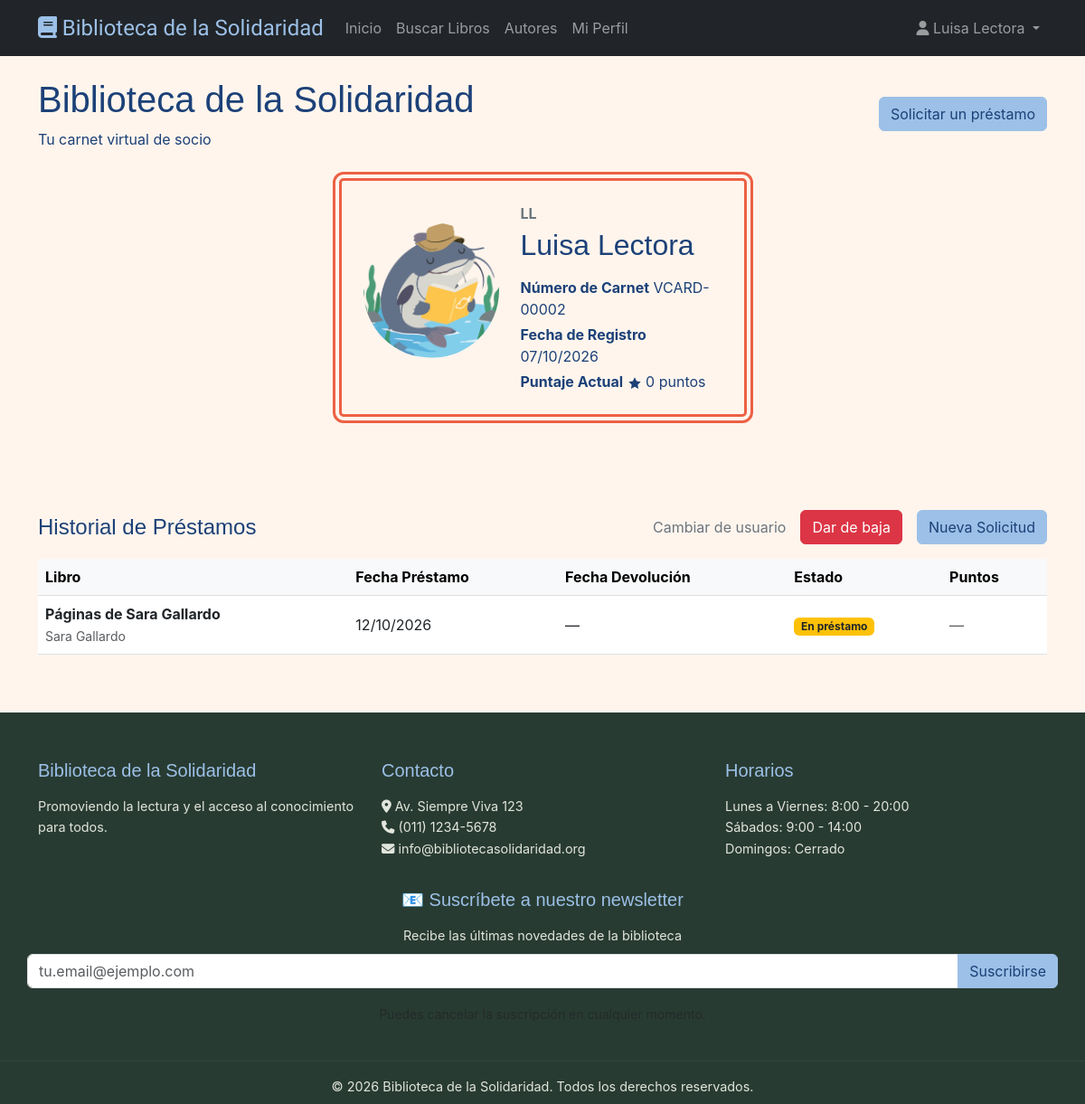
Page /users/carnet/ (signed in) on the committed database.
### apps/users/models.py (models this page shows, shortened)
class User(AbstractUser):
    ROLES = (
        ('reader', 'Lector'),
        ('librarian', 'Bibliotecario'),
        ('admin', 'Administrador')
    )
    role = models.CharField(max_length=10, choices=ROLES, default='reader')
    dni = models.CharField(
            max_length=20,
            unique=True,
            validators=[validate_dni],
            help_text="Formato: 12345678 o 12.345.678"
        )
    address = models.TextField()
    phone = models.CharField(max_length=20)
    score = models.FloatField(default=5.0)
    is_active_member = models.BooleanField(default=True)
    suspension_end_date = models.DateField(null=True, blank=True)
    class Meta:
        db_table = 'users'
        verbose_name = 'Usuario'
        verbose_name_plural = 'Usuarios'

class UserProfile(models.Model):
    user = models.OneToOneField(User, on_delete=models.CASCADE, related_name='profile')
    virtual_card_id = models.CharField(max_length=50, unique=True)
    registration_date = models.DateTimeField(auto_now_add=True)
    profile_picture = models.CharField(max_length=255, choices=AVATAR_CHOICES, default=random_avatar)
    favorite_categories = models.ManyToManyField('books.Category')
    favorite_books = models.ManyToManyField('books.Book', blank=True)
    newsletter_subscribed = models.BooleanField(default=True)
    profile_picture = models.ImageField(null=True, blank=True, choices=AVATAR_CHOICES, default=random_avatar)
    fecha_nacimiento = models.DateField(null=True, blank=True)
    class Meta:
        db_table = 'user_profiles'
        verbose_name = 'Perfil de Usuario'
        verbose_name_plural = 'Perfiles de Usuario'

### apps/loans/models.py (models this page shows, shortened)
class Loan(models.Model):
    LOAN_TYPES = (
        ('normal', 'Normal (15 días)'),
        ('express', 'Express (3 días)'),
        ('summer', 'Verano (2 meses)'),
    )
    objects = LoanQuerySet.as_manager()
    LOAN_DURATION = {
        'normal': 15,
        'express': 3,
        'summer': 60,
    }
    user = models.ForeignKey(User, on_delete=models.CASCADE, related_name='loans')
    book = models.ForeignKey('books.Book', on_delete=models.CASCADE, related_name='loans')
    stock_item = models.ForeignKey(
        'books.BookStock',
        on_delete=models.SET_NULL,
        null=True,
        blank=True,
        related_name='loans',
    )
    loan_type = models.CharField(max_length=10, choices=LOAN_TYPES, default='normal')
    loan_date = models.DateField(auto_now_add=True)
    due_date = models.DateField()
    return_date = models.DateField(null=True, blank=True)
    status = models.CharField(max_length=20, choices=(
        ('active', 'Activo'),
        ('returned', 'Devuelto'),
        ('overdue', 'Vencido'),
        ('lost', 'Perdido'),
    ), default='active')
    renewal_count = models.IntegerField(default=0)
    max_renewals = models.IntegerField(default=2)
    class Meta:
        db_table = 'loans'
        verbose_name = 'Préstamo'
        verbose_name_plural = 'Préstamos'
        indexes = [
            models.Index(fields=['user', 'status']),
            models.Index(fields=['status', '-due_date']),
            models.Index(fields=['return_date']),
        ]

### apps/books/models.py (models this page shows, shortened)
class Book(models.Model):
    openlibrary_id = models.CharField(
        max_length=50, unique=True, blank=True, null=True, db_index=True
    )
    title = models.CharField(max_length=500, db_index=True)
    authors = models.ManyToManyField(Author, related_name='books', blank=True)
    publish_date = models.CharField(max_length=100, blank=True)
    description = models.TextField(blank=True)
    number_of_pages = models.IntegerField(blank=True, null=True)
    isbn = models.ManyToManyField(ISBN, related_name='books', blank=True)
    cover_url = models.URLField(blank=True)
    categories = models.ManyToManyField(Category, related_name='books')
    stock = models.IntegerField(default=0)
    available = models.BooleanField(default=True)
    created_at = models.DateTimeField(auto_now_add=True)
    updated_at = models.DateTimeField(auto_now=True)
    objects = BookQuerySet.as_manager()
    class Meta:
        db_table = 'books'
        verbose_name = 'Libro'
        verbose_name_plural = 'Libros'
        indexes = [
            models.Index(fields=['title']),
            models.Index(fields=['-created_at']),
            models.Index(fields=['available', 'stock']),
        ]
    def get_authors_display(self):
        return ', '.join(self.authors.values_list('name', flat=True))

### apps/users/views.py (the view)
# urls.py: path('carnet/', CarnetView.as_view(), name='virtual_card'),
class CarnetView(LoginRequiredMixin, DetailView):
    model = UserProfile
    template_name = 'users/carnet-virtual.html'
    context_object_name = 'profile'
    def get_object(self):
        return get_object_or_404(
            UserProfile.objects.select_related('user'),
            user=self.request.user,
        )
    def get_context_data(self, **kwargs):
        ctx = super().get_context_data(**kwargs)
        profile = self.object
        user = profile.user
        loans = list(
            Loan.objects
            .filter(user=user)
            .select_related('book')
            .prefetch_related('book__authors')
            .order_by('-loan_date')
        )
        total_points = 0
        for loan in loans:
            loan.points = calculate_loan_points(loan)
            total_points += loan.points
        active_loans = [l for l in loans if l.status == 'active']
        past_loans = [l for l in loans if l.status != 'active']
        ctx.update({
            'user': user,
            'loans': loans,
            'active_loans': active_loans,
            'past_loans': past_loans,
            'total_points': total_points,
            'loans_count': len(loans),
            'active_loans_count': len(active_loans),
        })
        return ctx

### templates/users/carnet-virtual.html (shortened to what this page needs)
{% extends 'base.html' %}
{% load static %}
{% block content %}
<div class="container py-4">
    <header class="mb-4 d-flex justify-content-between align-items-center">
        <div>
            <h1>Biblioteca de la Solidaridad</h1>
            <p class="subtitle mb-0">Tu carnet virtual de socio</p>
        </div>
        <div>
            <a href="{% url 'loans' %}" class="btn btn-primary">
                Solicitar un préstamo
            </a>
        </div>
    </header>
    <div class="d-flex justify-content-center">
    <main class="card-carnet-container p-4 mb-5 col-lg-5" style="border: 10px double var(--orange); border-radius: 12px; background-color: var(--white);">
        <div class="carnet row align-items-center">
            <div class="col-auto text-center">
                {% if user.profile.profile_picture %}
                    <img src="{% static user.profile.profile_picture %}" alt="Avatar de {{ user.get_full_name }}" class="avatar rounded-circle mb-3" style="width: 150px; height: 150px; object-fit: cover;">
                {% else %}
                    <div class="avatar avatar-placeholder">
                        {{ user.first_name|first|upper }}{{ user.last_name|first|upper }}
                    </div>
                {% endif %}
            </div>
            <div class="user-info col">
                <div class="text-secondary fw-bold mb-1">
                    {{ user.first_name|first|upper }}{{ user.last_name|first|upper }}
                </div>
                <h2 class="user-name">{{ user.get_full_name|default:user.username }}</h2>
                <div class="user-details mt-3">
                    <div class="detail-item mb-1">
                        <span class="detail-label fw-bold">Número de Carnet</span>
                        <span class="detail-value">{{ profile.virtual_card_id|default:"—" }}</span>
                    </div>
                    <div class="detail-item mb-1">
                        <span class="detail-label fw-bold">Fecha de Registro</span>
                        <span class="detail-value">{{ user.date_joined|date:"d/m/Y" }}</span>
                    </div>
                    <div class="detail-item">
                        <span class="detail-label fw-bold">Puntaje Actual</span>
                        <span class="puntaje">
                            <svg width="16" height="16" viewBox="0 0 24 24" fill="none">
                                <path d="M12 2L15.09 8.26L22 9.27L17 14.14L18.18 21.02L12 17.77L5.82 21.02L7 14.14L2 9.27L8.91 8.26L12 2Z" fill="currentColor"/>
                            </svg>
                            {{ total_points }} puntos
                        </span>
                    </div>
                </div>
            </div>
        </div>
    </main></div>
    <section class="history-section mt-5">
        <div class="section-header d-flex justify-content-between align-items-center mb-3">
            <h2 class="h4 mb-0">Historial de Préstamos</h2>
            <div class="d-flex align-items-center gap-3">
                <a href="{% url 'logout' %}" class="text-decoration-none text-secondary">Cambiar de usuario</a>
                <button type="button" class="btn btn-danger" data-bs-toggle="modal" data-bs-target="#bajaModal">
                    Dar de baja
                </button>
                <a href="{% url 'loans' %}" class="btn btn-primary">Nueva Solicitud</a>
            </div>
        </div>
        {% if loans %}
            <div class="table-responsive">
                <table class="table table-hover align-middle">
                    <thead class="table-light">
                        <tr>
                            <th>Libro</th>
                            <th>Fecha Préstamo</th>
                            <th>Fecha Devolución</th>
                            <th>Estado</th>
                            <th>Puntos</th>
                        </tr>
                    </thead>
                    <tbody>
                        {% for loan in loans %}
                            <tr>
                                <td>
                                    <strong>
                                        <a href="{% url 'book_detail' loan.book.pk %}" class="text-decoration-none">
                                            {{ loan.book.title }}
                                        </a>
                                    </strong><br>
                                    <small class="text-muted">{{ loan.book.get_authors_display }}</small>
                                </td>
                                <td>{{ loan.loan_date|date:"d/m/Y"|default:"—" }}</td>
                                <td>{{ loan.return_date|date:"d/m/Y"|default:"—" }}</td>
                                <td>
                                    {% if loan.status == 'active' %}
                                        <span class="badge bg-warning text-dark">En préstamo</span>
                                    {% elif loan.status == 'returned' %}
                                        <span class="badge bg-success">Devuelto</span>
                                    {% elif loan.status == 'late' %}
                                        <span class="badge bg-danger">Devuelto con retraso</span>
                                    {% else %}
                                        <span class="badge bg-secondary">{{ loan.get_status_display }}</span>
                                    {% endif %}
                                </td>
                                <td>
                                    {% if loan.points %}
                                        <span class="{% if loan.points > 0 %}text-success{% else %}text-danger{% endif %} fw-bold">
                                            {% if loan.points > 0 %}+{% endif %}{{ loan.points }}
                                        </span>
                                    {% else %}
                                        <span class="text-muted">—</span>
                                    {% endif %}
                                </td>
                            </tr>
                        {% endfor %}
                    </tbody>
                </table>
            </div>
        {% endif %}
    </section>
</div>
{% endblock %}

### templates/base.html (shortened to what this page needs)
{% load static %}
<!DOCTYPE html>
<html lang="es">
<head>
    <link href="https://cdn.jsdelivr.net/npm/bootstrap@5.3.0/dist/css/bootstrap.min.css" rel="stylesheet">
    <link rel="stylesheet" href="https://cdnjs.cloudflare.com/ajax/libs/font-awesome/6.4.0/css/all.min.css">
    <link rel="stylesheet" href="{% static 'css/styles.css' %}">
</head>
<body>
    <nav class="navbar navbar-expand-lg navbar-dark bg-dark">
        <div class="container">
            <a class="navbar-brand" href="{% url 'home' %}">
                <i class="fas fa-book"></i> <span class="playwrite-au-tas-semibold">Biblioteca de la Solidaridad</span>
            </a>
            <div class="collapse navbar-collapse" id="navbarNav">
                <ul class="navbar-nav me-auto">
                    <li class="nav-item">
                        <a class="nav-link" href="{% url 'home' %}">Inicio</a>
                    </li>
                    <li class="nav-item">
                        <a class="nav-link" href="{% url 'book_search' %}">Buscar Libros</a>
                    </li>
                    <li class="nav-item">
                        <a class="nav-link" href="{% url 'author_list' %}">Autores</a>
                    </li>
                    {% if user.is_authenticated %}
                    <li class="nav-item">
                        <a class="nav-link" href="{% url 'profile' %}">Mi Perfil</a>
                    </li>
                    {% endif %}
                </ul>
                <ul class="navbar-nav">
                    {% if user.is_authenticated %}
                    <li class="nav-item dropdown">
                        <a class="nav-link dropdown-toggle" href="#" role="button" data-bs-toggle="dropdown">
                            <i class="fas fa-user"></i> {{ user.get_full_name|default:user.username }}
                        </a>
                    </li>
                    {% endif %}
                </ul>
            </div>
        </div>
    </nav>
    <main>
        {% block content %}{% endblock %}
    </main>
    <br>
    <footer class="footer">
        <div class="container">
            <div class="row">
                <div class="col-md-4">
                    <h5>Biblioteca de la Solidaridad</h5>
                    <p>Promoviendo la lectura y el acceso al conocimiento para todos.</p>
                </div>
                <div class="col-md-4">
                    <h5>Contacto</h5>
                    <p>
                        <i class="fas fa-map-marker-alt"></i> Av. Siempre Viva 123<br>
                        <i class="fas fa-phone"></i> (011) 1234-5678<br>
                        <i class="fas fa-envelope"></i> info@bibliotecasolidaridad.org
                    </p>
                </div>
                <div class="col-md-4">
                    <h5>Horarios</h5>
                    <p>
                        Lunes a Viernes: 8:00 - 20:00<br>
                        Sábados: 9:00 - 14:00<br>
                        Domingos: Cerrado
                    </p>
                </div>
                <div class="card-body text-center">
                    <br>
                    <div>
                        <h5>📧 Suscríbete a nuestro newsletter</h5>
                        <p>Recibe las últimas novedades de la biblioteca</p>
                        <form method="post" action="{% url 'subscribe_newsletter' %}">
                            <div class="input-group mb-3">
                                <input type="email" name="email" class="form-control" placeholder="tu.email@ejemplo.com"
                                    required>
                                <button class="btn btn-primary" type="submit">Suscribirse</button>
                            </div>
                        </form>
                        <small class="text-muted">Puedes cancelar la suscripción en cualquier momento.</small>
                    </div>
                </div>
            </div>
            <br>
        </div>
        <hr>
        <div class="text-center">
            <p>&copy; 2026 Biblioteca de la Solidaridad. Todos los derechos reservados.</p>
        </div>
    </footer>
</body>
</html>

### rows in the picture
User: get_full_name "Luisa Lectora", profile_picture (picture), first_name|first "L", last_name|first "L", date_joined "07/10/2026"
UserProfile: virtual_card_id "VCARD-00002"
Loan: book "Páginas de Sara Gallardo", book.authors "Sara Gallardo", loan_date "12/10/2026", return_date "—", status "En préstamo"

### other values in the picture
{{ total_points }} "0"
